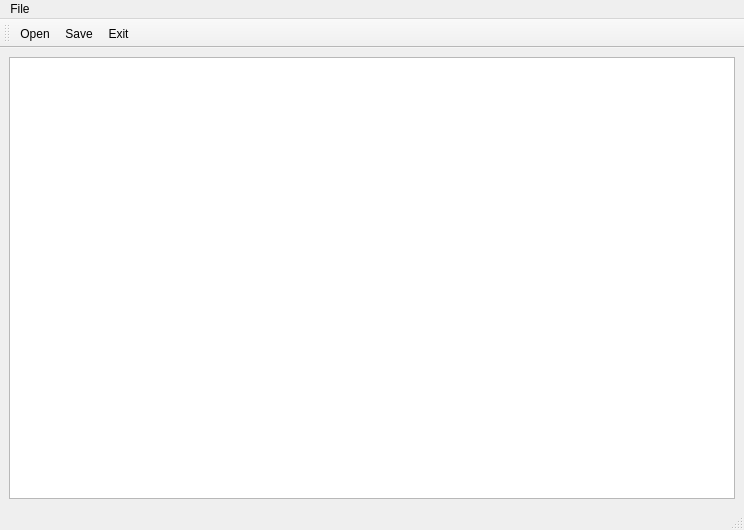
<?xml version="1.0" encoding="UTF-8"?>
<ui version="4.0">
 <class>MainWindow</class>
 <widget class="QMainWindow" name="MainWindow">
  <property name="geometry">
   <rect>
    <x>0</x>
    <y>0</y>
    <width>744</width>
    <height>530</height>
   </rect>
  </property>
  <property name="windowTitle">
   <string>MainWindow</string>
  </property>
  <widget class="QWidget" name="centralwidget">
   <layout class="QHBoxLayout" name="horizontalLayout">
    <item>
     <widget class="QTextEdit" name="textEdit"/>
    </item>
   </layout>
  </widget>
  <widget class="QMenuBar" name="menubar">
   <property name="geometry">
    <rect>
     <x>0</x>
     <y>0</y>
     <width>744</width>
     <height>21</height>
    </rect>
   </property>
   <widget class="QMenu" name="menuFile">
    <property name="title">
     <string>File</string>
    </property>
    <addaction name="actionOpen"/>
    <addaction name="actionSave"/>
    <addaction name="actionSave_As"/>
    <addaction name="separator"/>
    <addaction name="actionExit"/>
   </widget>
   <addaction name="menuFile"/>
  </widget>
  <widget class="QStatusBar" name="statusbar"/>
  <widget class="QToolBar" name="toolBar">
   <property name="windowTitle">
    <string>toolBar</string>
   </property>
   <attribute name="toolBarArea">
    <enum>TopToolBarArea</enum>
   </attribute>
   <attribute name="toolBarBreak">
    <bool>false</bool>
   </attribute>
   <addaction name="actionOpen"/>
   <addaction name="actionSave"/>
   <addaction name="actionExit"/>
  </widget>
  <action name="actionOpen">
   <property name="text">
    <string>Open...</string>
   </property>
  </action>
  <action name="actionSave">
   <property name="text">
    <string>Save</string>
   </property>
  </action>
  <action name="actionExit">
   <property name="text">
    <string>Exit</string>
   </property>
  </action>
  <action name="actionSave_As">
   <property name="text">
    <string>Save As</string>
   </property>
  </action>
 </widget>
 <resources/>
 <connections/>
</ui>
